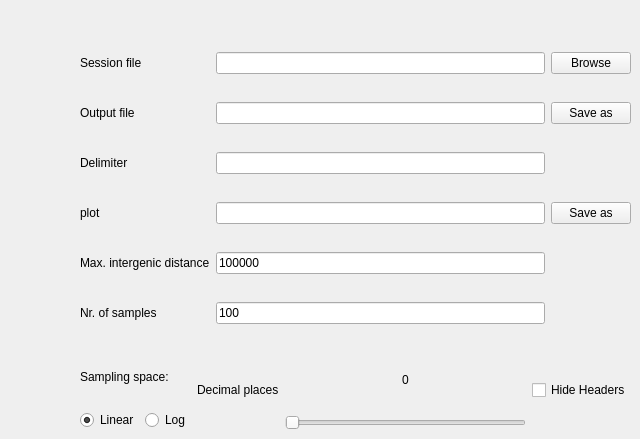
    <widget class="QWidget" name="tab_neigh">
     <attribute name="title">
      <string>Neighbourhood</string>
     </attribute>
     <widget class="QWidget" name="gridLayoutWidget_3">
      <property name="geometry">
       <rect>
        <x>80</x>
        <y>30</y>
        <width>551</width>
        <height>321</height>
       </rect>
      </property>
      <layout class="QGridLayout" name="gridLayout_4">
       <item row="3" column="0">
        <widget class="QLabel" name="label_11">
         <property name="text">
          <string>plot</string>
         </property>
        </widget>
       </item>
       <item row="1" column="0">
        <widget class="QLabel" name="lbl_nOut">
         <property name="text">
          <string>Output file</string>
         </property>
        </widget>
       </item>
       <item row="5" column="0">
        <widget class="QLabel" name="lbl_nNrsam">
         <property name="text">
          <string>Nr. of samples</string>
         </property>
        </widget>
       </item>
       <item row="4" column="0">
        <widget class="QLabel" name="lbl_nMax">
         <property name="text">
          <string>Max. intergenic distance</string>
         </property>
        </widget>
       </item>
       <item row="4" column="1">
        <widget class="QLineEdit" name="le_max">
         <property name="text">
          <string>100000</string>
         </property>
        </widget>
       </item>
       <item row="5" column="1">
        <widget class="QLineEdit" name="le_samNr">
         <property name="text">
          <string>100</string>
         </property>
        </widget>
       </item>
       <item row="1" column="2">
        <widget class="QPushButton" name="pb_nSaveOut">
         <property name="text">
          <string>Save as</string>
         </property>
        </widget>
       </item>
       <item row="1" column="1">
        <widget class="QLineEdit" name="le_nSaveOut"/>
       </item>
       <item row="0" column="0">
        <widget class="QLabel" name="lbl_nSession">
         <property name="text">
          <string>Session file</string>
         </property>
        </widget>
       </item>
       <item row="0" column="2">
        <widget class="QPushButton" name="pb_nBrowse">
         <property name="text">
          <string>Browse</string>
         </property>
        </widget>
       </item>
       <item row="0" column="1">
        <widget class="QLineEdit" name="le_nBrowse"/>
       </item>
       <item row="3" column="2">
        <widget class="QPushButton" name="pb_nSavePlot">
         <property name="text">
          <string>Save as</string>
         </property>
        </widget>
       </item>
       <item row="2" column="0">
        <widget class="QLabel" name="label_12">
         <property name="text">
          <string>Delimiter</string>
         </property>
        </widget>
       </item>
       <item row="3" column="1">
        <widget class="QLineEdit" name="le_nSavePlot"/>
       </item>
       <item row="2" column="1">
        <widget class="QLineEdit" name="le_nDeli"/>
       </item>
      </layout>
     </widget>
     <widget class="QWidget" name="horizontalLayoutWidget_4">
      <property name="geometry">
       <rect>
        <x>80</x>
        <y>350</y>
        <width>551</width>
        <height>80</height>
       </rect>
      </property>
      <layout class="QHBoxLayout" name="horizontalLayout_4">
       <item>
        <layout class="QVBoxLayout" name="verticalLayout_2">
         <item>
          <widget class="QLabel" name="label_14">
           <property name="text">
            <string>Sampling space:</string>
           </property>
          </widget>
         </item>
         <item>
          <layout class="QHBoxLayout" name="horizontalLayout_5">
           <item>
            <widget class="QRadioButton" name="rb_linear">
             <property name="text">
              <string>Linear</string>
             </property>
             <property name="checked">
              <bool>true</bool>
             </property>
            </widget>
           </item>
           <item>
            <widget class="QRadioButton" name="rb_log">
             <property name="text">
              <string>Log</string>
             </property>
            </widget>
           </item>
          </layout>
         </item>
        </layout>
       </item>
       <item>
        <widget class="QLabel" name="label_21">
         <property name="text">
          <string>Decimal places</string>
         </property>
        </widget>
       </item>
       <item>
        <layout class="QVBoxLayout" name="verticalLayout">
         <item>
          <layout class="QHBoxLayout" name="horizontalLayout_2">
           <item>
            <spacer name="horizontalSpacer_2">
             <property name="orientation">
              <enum>Qt::Horizontal</enum>
             </property>
             <property name="sizeHint" stdset="0">
              <size>
               <width>40</width>
               <height>20</height>
              </size>
             </property>
            </spacer>
           </item>
           <item>
            <widget class="QLabel" name="lbl_nSliderVal">
             <property name="text">
              <string>0</string>
             </property>
            </widget>
           </item>
           <item>
            <spacer name="horizontalSpacer">
             <property name="orientation">
              <enum>Qt::Horizontal</enum>
             </property>
             <property name="sizeHint" stdset="0">
              <size>
               <width>40</width>
               <height>20</height>
              </size>
             </property>
            </spacer>
           </item>
          </layout>
         </item>
         <item>
          <widget class="QSlider" name="horizontalSlider">
           <property name="maximum">
            <number>5</number>
           </property>
           <property name="orientation">
            <enum>Qt::Horizontal</enum>
           </property>
          </widget>
         </item>
        </layout>
       </item>
       <item>
        <widget class="QCheckBox" name="ch_nHide">
         <property name="text">
          <string>Hide Headers</string>
         </property>
        </widget>
       </item>
      </layout>
     </widget>
    </widget>
